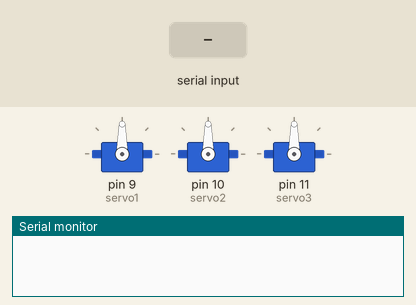
This sketch was run on a simulated Arduino Uno, built with avr-gcc and run on an emulated ATmega328P. Shown: 3 × servo, the last lines printed to the serial monitor. The test bench sets the inputs (shaded band).

Above: at 1.2 s.
1.3 s: "30,150\n" received over Serial
At 3.3 s:
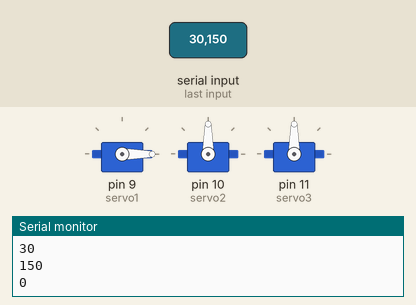
3.8 s: "90,45\n" received over Serial
At 4.6 s:
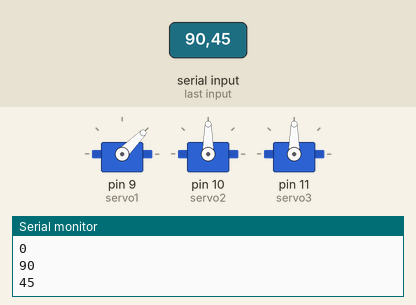
6.3 s: "200\n" received over Serial
At 7.1 s:
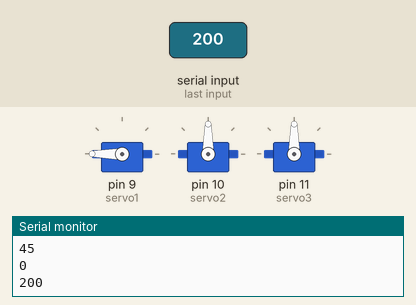
Timing chart, 0 to 9.3 s (numbered marks = the images above; inputs shaded):
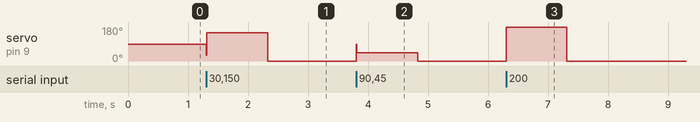

The sketch:

control-servos.ino
```cpp
#include <Servo.h>

Servo servo1;
Servo servo2;
Servo servo3;

int pos1 = 0;    // variable to store the servo position1
int pos2 = 0;    // variable to store the servo position2
int pos3 = 0;    // variable to store the servo position3

void controlServo1(int angle) {
  servo1.write(angle);
  delay(15);
}
void controlServo2(int angle) {
  servo2.write(angle);
  delay(15);
}
void controlServo3(int angle) {
  servo3.write(angle);
  delay(15);
}

void setup() {
// FALTA MIN y MAX
  servo1.attach(9);  // attaches the servo1 on pin 10 to the servo object. HS-645mg /cafe
  servo2.attach(10);  // attaches the servo2 on pin 11 to the servo object /verde
  servo3.attach(11);  // attaches the servo3 on pin 12 to the servo object /azul: 45 - 160

  // TEMP
  Serial.begin(115200);

}

void loop(){
  while (Serial.available() == 0);
  int val = Serial.parseInt(); //read int or parseFloat for ..float...
  Serial.println(val);

  //controlServo1(val);
  //controlServo2(val);
  controlServo1(val);

}
```

Measured:
- after the input at 1.3 s, servo on pin 9 (servo1): 90° → 150° at once, → 0° 1.0 s later
- after the input at 3.8 s, servo on pin 9 (servo1): 0° → 45° at once, → 0° 1.0 s later
- after the input at 6.3 s, servo on pin 9 (servo1): 0° → 180° at once, → 0° 1.0 s later
